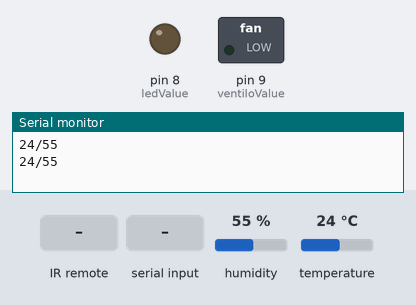
This sketch was run on a simulated Arduino Uno, built with avr-gcc and run on an emulated ATmega328P. On the bench: switched loads named in the sketch (green lamp = pin HIGH), output pins drawn as LEDs (lit = HIGH), the last lines printed to the serial monitor. The test bench sets the inputs (shaded band); at power-on: temperature 24 °C, humidity 55 %.

Above: at 1.2 s.
1.3 s: infrared code 0xBA45FF00 received
At 3.1 s:
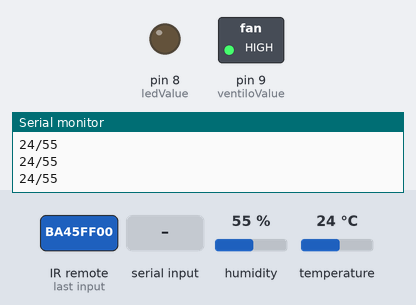
7.0 s: temperature set to 29 °C
11.2 s: temperature set to 32 °C
At 15.6 s:
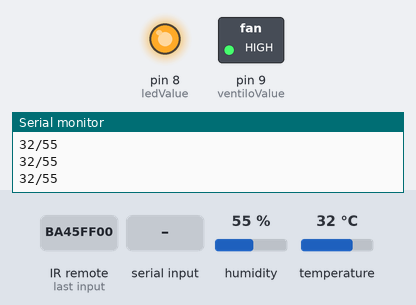
15.9 s: "0" received over Serial
18.1 s: infrared code 0xE619FF00 received
At 19.6 s:
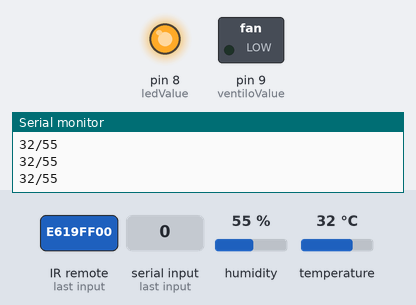
Timing chart, 0 to 21.1 s (numbered marks = the images above; inputs shaded):
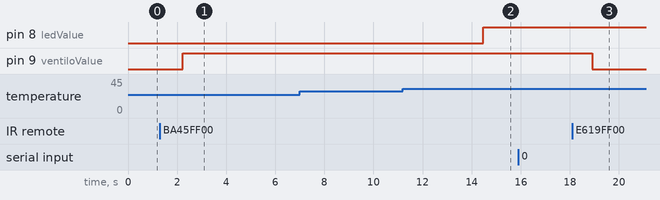

The sketch:

tem_hum.ino
```cpp
#include "DHT.h"
#include <IRremote.h>

#define DHTPIN 7
#define DHTTYPE DHT11

#define ventiloValue 9
#define ledValue 8

int RECV_PIN = 5;
IRrecv IR(RECV_PIN); // le capteur infrarouge est connecté à broche 5 de l’Arduino

DHT dht(DHTPIN, DHTTYPE);

void setup() {
  IR.enableIRIn(); // Initialise le recepteur infrarouge

  // Initialise la capteur DHT11
  Serial.begin(9600);
  dht.begin();

  pinMode(ventiloValue,OUTPUT);
  pinMode(ledValue,OUTPUT);
}

  static char inChar;

void loop() {

  if (IR.decode()) {
    IR.resume(); }
    inChar = Serial.read();
   if ((inChar == '1' ) || (IR.decodedIRData.decodedRawData == 3125149440)) {
     digitalWrite(ventiloValue, HIGH);
   }
   if((inChar == '0' ) || (IR.decodedIRData.decodedRawData == 3860463360)) {
     digitalWrite(ventiloValue, LOW);
   }


  int temp = dht.readTemperature();
  int hum = dht.readHumidity();
  Serial.print(temp);
  Serial.print("/");
  Serial.println(hum);

  delay(1100);

   if(temp > 30){
     digitalWrite(ventiloValue,HIGH);
     digitalWrite(ledValue,HIGH);
    }
    else{
     digitalWrite(ledValue,LOW);
     digitalWrite(ventiloValue,LOW);
    }

  unsigned char statut = (unsigned char)Serial.read();
  if(statut == '0' ){
    digitalWrite(ventiloValue,LOW);
  }else if(statut == '1'){
    digitalWrite(ventiloValue,HIGH);
  }

  }
```

Measured:
- the behaviour switches between 30 and 31 °C on temperature (found by bisection; images 1 and 2)
- after the input at 1.3 s, pin 9 (ventiloValue): LOW → HIGH after 0.93 s
- after the input at 11.2 s, pin 8 (ledValue): LOW → HIGH after 3.3 s
- after the input at 18.1 s, pin 9 (ventiloValue): HIGH → LOW after 0.82 s
